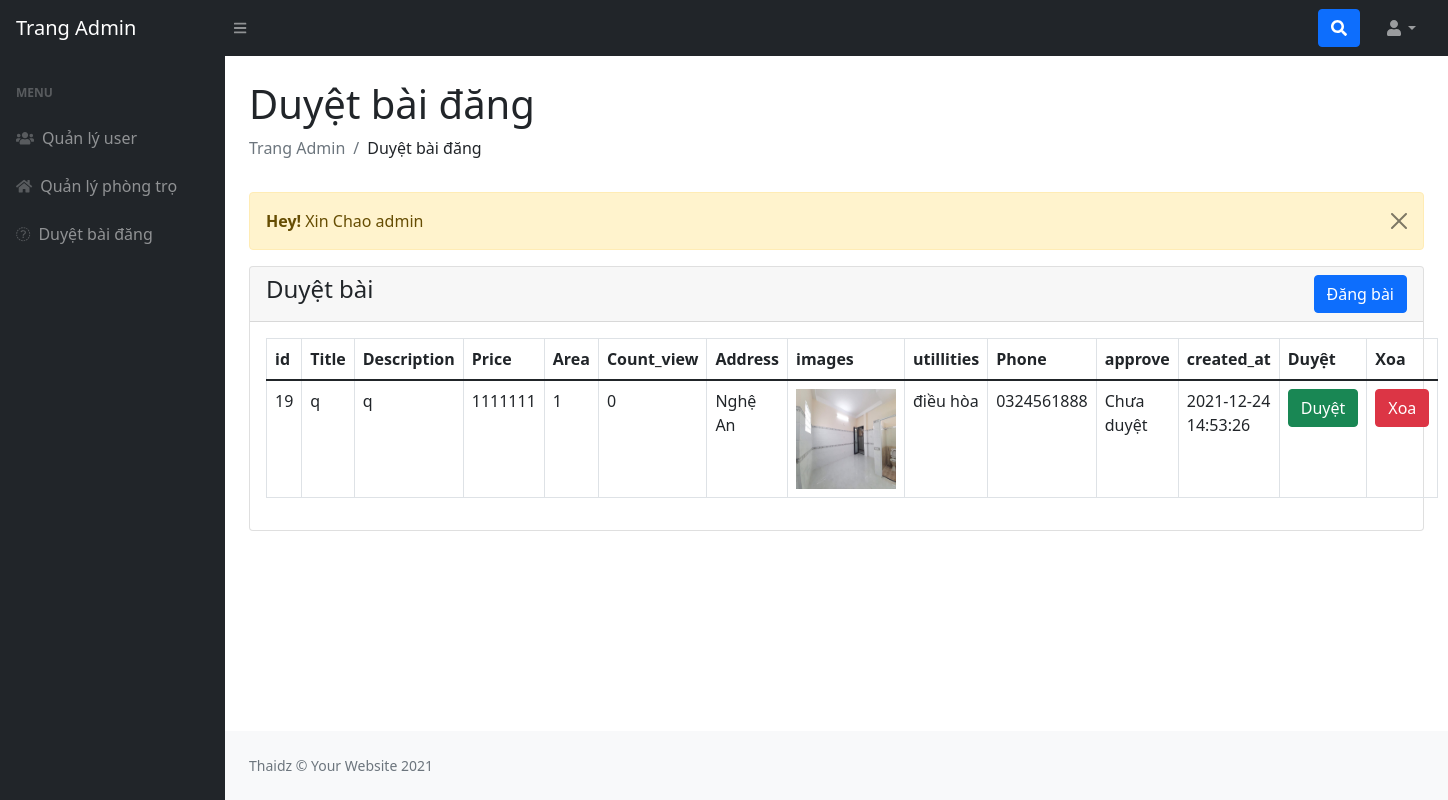
/Admin/duyet_bai.php (signed in), run on the app's committed database.
### tables this page shows
CREATE TABLE `motel` (
  `id` int(11) NOT NULL,
  `title` varchar(255) NOT NULL,
  `description` text NOT NULL,
  `price` int(11) NOT NULL,
  `area` int(11) NOT NULL,
  `count_view` int(11) DEFAULT NULL,
  `address` varchar(255) DEFAULT NULL,
  `latlng` varchar(255) DEFAULT NULL,
  `images` varchar(255) NOT NULL,
  `user_id` int(10) NOT NULL,
  `category_id` int(11) NOT NULL,
  `districi_id` int(11) NOT NULL,
  `utilities` varchar(255) NOT NULL,
  `created_at` timestamp NULL DEFAULT current_timestamp() ON UPDATE current_timestamp(),
  `phone` varchar(255) NOT NULL,
  `approve` int(11) DEFAULT NULL
);

### Admin/duyet_bai.php (the view)
<?php
     include('authetication.php');
     include('includes/header.php');
?>
<div class="container-fluid px-4">
     <h1 class="mt-4">Duyệt bài đăng</h1>
     <ol class="breadcrumb mb-4">
          <li class="breadcrumb-item active">Trang Admin</li>
          <li class="breadcrumb-item">Duyệt bài đăng</li>
     </ol>
     <div class="row">
          <div class="col-md-12">
               <?php include('message.php'); ?>
               <div class="card">
                    <div class="card-header">
                         <h4>Duyệt bài
                              <a href="ptro-add.php" class="btn btn-primary float-end"> Đăng bài </a>
                         </h4>
                    </div>
                    <div class="card-body">
                         <table class="table table-bordered">
                              <thead>
                                   <tr>
                                        <th>id</th>
                                        <th>Title</th>
                                        <th>Description</th>
                                        <th>Price</th>
                                        <th>Area</th>
                                        <th>Count_view</th>
                                        <th>Address</th>
                                        <th>images</th>
                                        <th>utillities</th>
                                        <th>Phone</th>
                                        <th>approve</th>
                                        <th>created_at</th>
                                        <th>Duyệt</th>
                                        <th>Xoa</th>
                                   </tr>
                              </thead>
                              <tbody>
                                   <?php
                                        $sql = "SELECT * FROM motel where approve = 0";
                                        $user = mysqli_query($con, $sql);
                                        if(mysqli_num_rows($user) > 0){
                                             foreach($user as $row){
                                                  ?>
                                                       <tr>
                                                            <td><?= $row['id']; ?></td>
                                                            <td><?= $row['title']; ?></td>
                                                            <td><?= $row['description']; ?></td>
                                                            <td><?= $row['price']; ?></td>
                                                            <td><?= $row['area']; ?></td>
                                                            <td><?= $row['count_view']; ?></td>
                                                            <td><?= $row['address']; ?></td>
                                                            <td><img src="<?= $row["images"]?>" width="100px" height="100px"></td>
                                                            <td><?= $row['utilities']; ?></td>
                                                            <td><?= $row['phone']; ?></td>
                                                            <td>
                                                                 <?php
                                                                  if($row['approve'] == '0'){
                                                                      echo 'Chưa duyệt';
                                                                 }
                                                                 ?>
                                                            </td>
                                                            <td><?= $row['created_at']; ?></td>
                                                            <td>
                                                                 <form action="codee.php" method="POST">
                                                                      <button type="submit" name="ptro_duyet" value="<?= $row["id"]; ?>" class="btn btn-success">Duyệt</button>
                                                                 </form>
                                                            </td>
                                                            <td>
                                                                 <form action="code.php" method="POST">
                                                                      <button type="submit" name="ptro_del" value="<?= $row["id"]; ?>" class="btn btn-danger">Xoa</button>
                                                                 </form>
                                                            </td>
                                                       </tr>
                                                  <?php
                                             }
                                        }
                                        else{
                                        ?>
                                             <tr>
                                                  <td colspan="14">ko co du lieu</td>
                                             </tr>
                                        <?php
                                        }
                                   ?>
                              </tbody>
                         </table>
                    </div>
               </div>
          </div>
     </div>
</div>
<?php
     include('includes/footer.php');
     include('includes/script.php');
?>

### data on the page
motel: id "19", title "q", description "q", price "1111111", area "1", count_view "0", address "Nghệ An", images (picture), utilities "điều hòa", phone "0324561888", approve "Chưa duyệt", created_at "2021-12-24 14:53:26"

### other printed values
$_SESSION['thongbao'] "Xin Chao admin"
